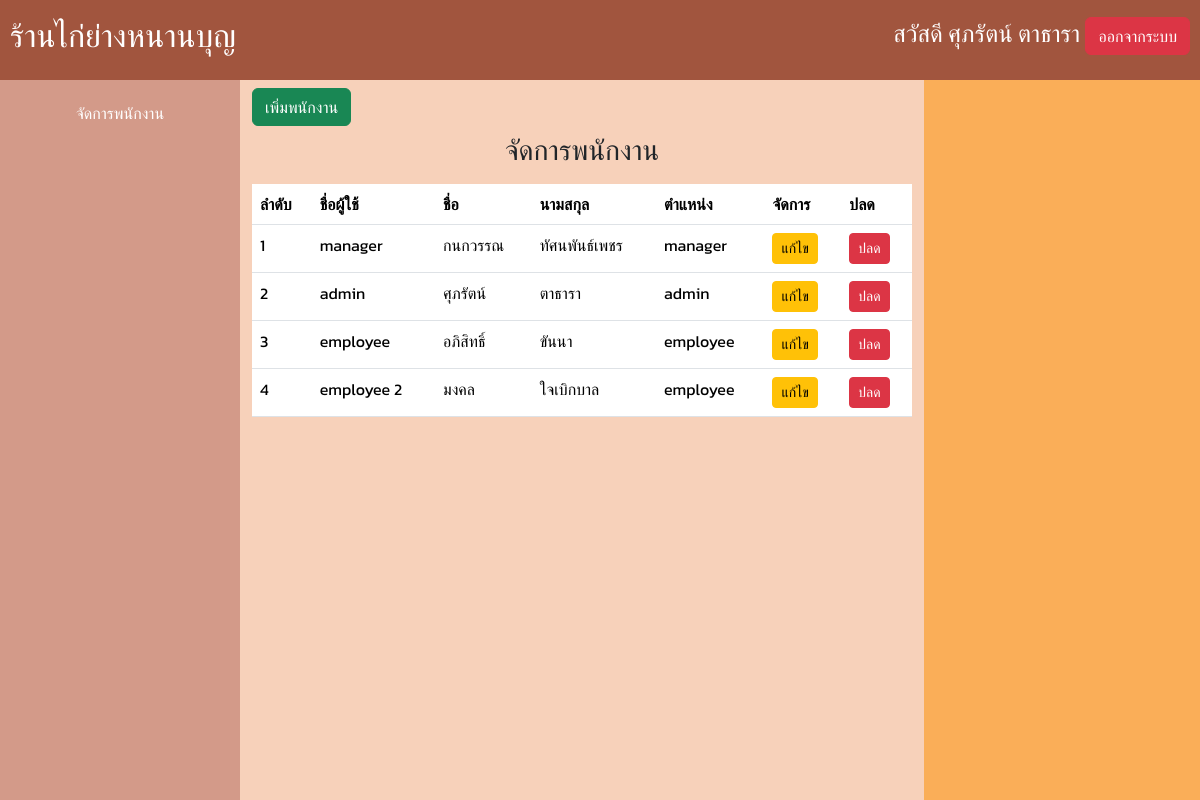
The app's page /home.php?page=admin-menus (signed in) with its own data.
### tables this page shows
CREATE TABLE `users` (
  `id` int(11) NOT NULL,
  `name` varchar(50) NOT NULL,
  `surname` varchar(50) NOT NULL,
  `username` varchar(20) NOT NULL,
  `password` varchar(20) NOT NULL,
  `role` varchar(255) NOT NULL,
  `isactive` tinyint(1) NOT NULL
);

### pages/admin-users.php (the view, shortened to what this page needs)
<?php
$sql = "SELECT * FROM users WHERE isactive = '1'";
$qr = mysqli_query($conn, $sql);
?>
<html>
<div class="container">
    <a href="/nb_res/home.php?page=admin-userAdd" class="btn btn-success my-2">เพิ่มพนักงาน</a>
    <div class="mb-3">
        <center>
            <h3>จัดการพนักงาน</h3>
        </center>
    </div>
    <table class="table">
        <thead class="thead-dark">
            <tr>
                <th scope="col">ลำดับ</th>
                <th scope="col">ชื่อผู้ใช้</th>
                <th scope="col">ชื่อ</th>
                <th scope="col">นามสกุล</th>
                <th scope="col">ตำแหน่ง</th>
                <th scope="col">จัดการ</th>
                <th scope="col">ปลด</th>
            </tr>
        </thead>
        <tbody>
            <?php
            $index = 0;
            while ($row = mysqli_fetch_assoc($qr)) {
                $index++;
            ?>
                <tr>
                    <td><?= $index ?></td>
                    <td><?= $row["username"] ?></td>
                    <td><?= $row["name"] ?></td>
                    <td><?= $row["surname"] ?></td>
                    <td><?= $row["role"] ?></td>
                    <td><a href="/nb_res/home.php?page=admin-userEdit&id=<?= $row["id"] ?>" class="btn btn-warning btn-sm">แก้ไข</a></td>
                    <td><button class="btn btn-danger btn-sm" id="userRemove" onclick="userRemove('<?= $row['name'] . ' ' . $row['surname'] ?>', <?= $row['id'] ?>)">ปลด</button></td>
                </tr>
            <?php
            }
            ?>
        </tbody>
    </table>
</div>
</html>

### css/gobalstyle.css (style rules this page uses)
* { font-family: 'kanit', sans-serif; }

### css/home.css (style rules this page uses)
body { margin: 0; height: 100vh; overflow: hidden; }

### home.php (style rules this page uses)
a { text-decoration: none; color: inherit; }

### records on screen
users: username "manager", name "กนกวรรณ", surname "ทัศนพันธ์เพชร", role "manager"
users: username "admin", name "ศุภรัตน์", surname "ตาธารา", role "admin"
users: username "employee", name "อภิสิทธิ์", surname "ขันนา", role "employee"
users: username "employee 2", name "มงคล", surname "ใจเบิกบาล", role "employee"

### other values on screen
$_SESSION['user']['name'] "ศุภรัตน์"
$_SESSION['user']['surname'] "ตาธารา"
